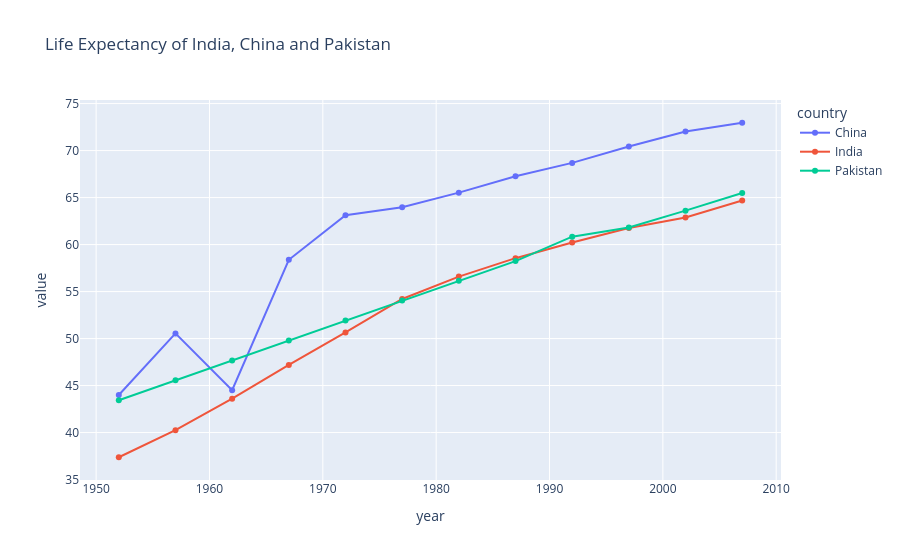

Notebook source saved alongside this figure:
### Code cell
px.line(temp_df, x=temp_df.index, y=temp_df.columns , markers=True, title='Life Expectancy of India, China and Pakistan')

### Figure 1 — Plotly figure (JSON) as saved in the notebook; plotly's stock layout.template omitted (floating-point values rounded to 4 significant figures)
{"data": [{"hovertemplate": "country=China<br>year=%{x}<br>value=%{y}<extra></extra>", "legendgroup": "China", "line": {"color": "#636efa", "dash": "solid"}, "marker": {"symbol": "circle"}, "mode": "lines+markers", "name": "China", "orientation": "v", "showlegend": true, "type": "scatter", "x": [1952, 1957, 1962, 1967, 1972, 1977, 1982, 1987, 1992, 1997, 2002, 2007], "xaxis": "x", "y": [44, 50.55, 44.5, 58.38, 63.12, 63.97, 65.53, 67.27, 68.69, 70.43, 72.03, 72.96], "yaxis": "y"}, {"hovertemplate": "country=India<br>year=%{x}<br>value=%{y}<extra></extra>", "legendgroup": "India", "line": {"color": "#EF553B", "dash": "solid"}, "marker": {"symbol": "circle"}, "mode": "lines+markers", "name": "India", "orientation": "v", "showlegend": true, "type": "scatter", "x": [1952, 1957, 1962, 1967, 1972, 1977, 1982, 1987, 1992, 1997, 2002, 2007], "xaxis": "x", "y": [37.37, 40.25, 43.6, 47.19, 50.65, 54.21, 56.6, 58.55, 60.22, 61.77, 62.88, 64.7], "yaxis": "y"}, {"hovertemplate": "country=Pakistan<br>year=%{x}<br>value=%{y}<extra></extra>", "legendgroup": "Pakistan", "line": {"color": "#00cc96", "dash": "solid"}, "marker": {"symbol": "circle"}, "mode": "lines+markers", "name": "Pakistan", "orientation": "v", "showlegend": true, "type": "scatter", "x": [1952, 1957, 1962, 1967, 1972, 1977, 1982, 1987, 1992, 1997, 2002, 2007], "xaxis": "x", "y": [43.44, 45.56, 47.67, 49.8, 51.93, 54.04, 56.16, 58.24, 60.84, 61.82, 63.61, 65.48], "yaxis": "y"}], "layout": {"legend": {"title": {"text": "country"}, "tracegroupgap": 0}, "title": {"text": "Life Expectancy of India, China and Pakistan"}, "xaxis": {"anchor": "y", "domain": [0, 1], "title": {"text": "year"}}, "yaxis": {"anchor": "x", "domain": [0, 1], "title": {"text": "value"}}}}
